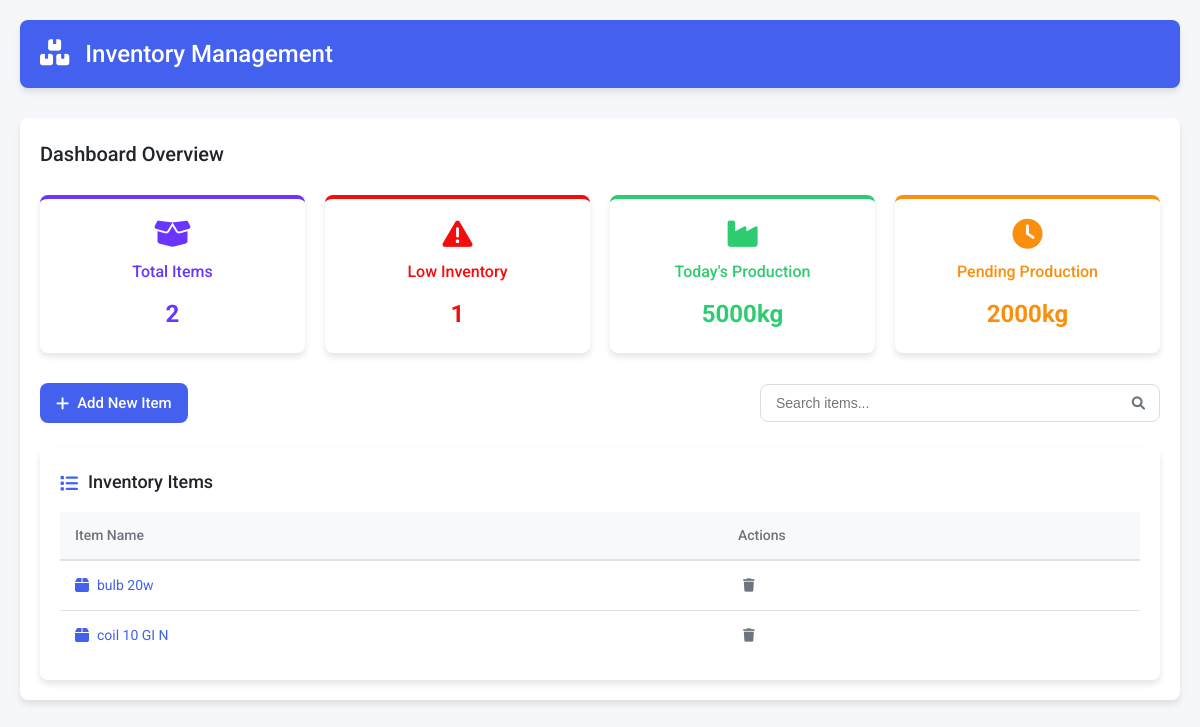
Before: / with the older database file.
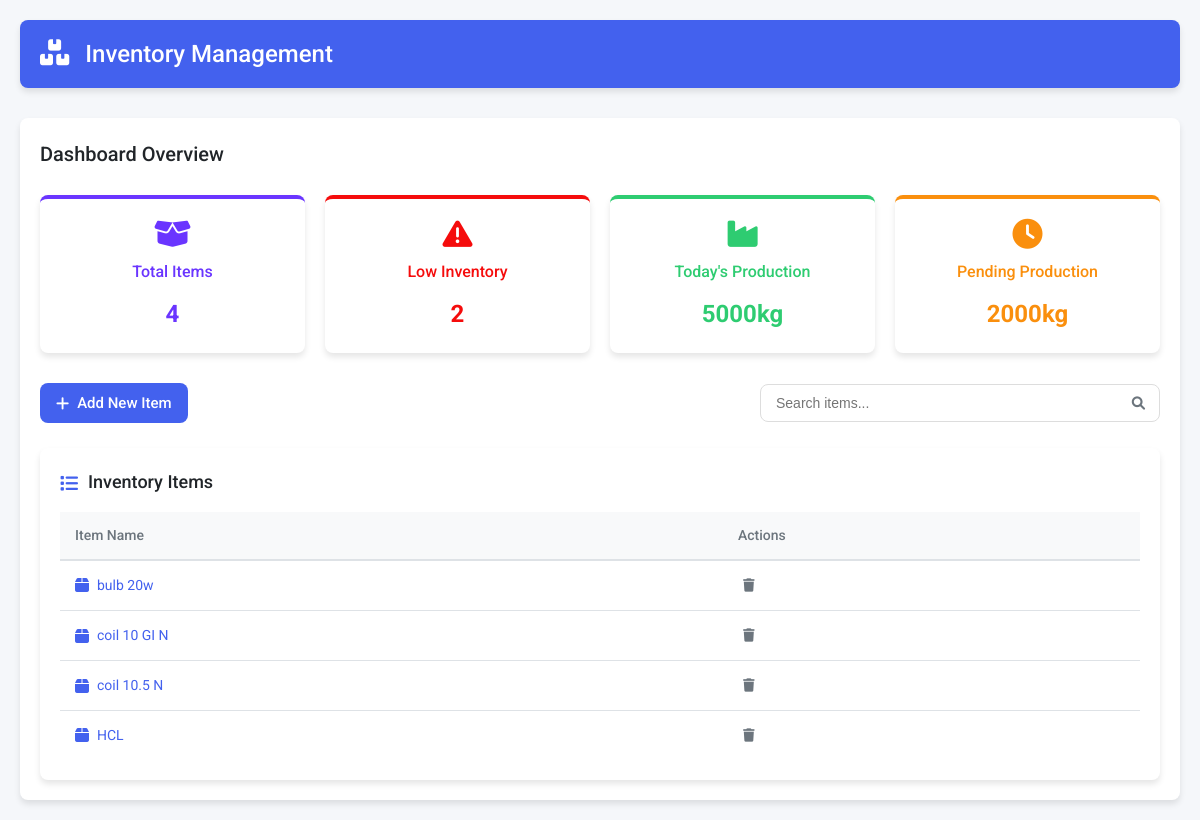
After: the same page with the newer database file.
### tables this page shows
CREATE TABLE items
                     (id INTEGER PRIMARY KEY AUTOINCREMENT,
                      name TEXT UNIQUE,
                      item_type TEXT,
                      item_unit TEXT,
                      minimum_inventory REAL,
                      current_inventory REAL check(current_inventory >= 0) default 0,
                      init_inventory_pm REAL,
                      updated_at TIMESTAMP DEFAULT CURRENT_TIMESTAMP,
                      has_rolls INTEGER BOOLEAN DEFAULT 0,
                      custom_fields TEXT);

### app.py (the view)
@app.route('/')
def index():
    conn = get_db_connection()
    c = conn.cursor()
    search_term = request.args.get('search', '').lower()
    query = 'SELECT id, name, minimum_inventory, current_inventory FROM items'
    if search_term:
        query += ' WHERE LOWER(name) LIKE ?'
        c.execute(query, (f'%{search_term}%',))
    else:
        c.execute(query)
    items = c.fetchall()
    c.execute('SELECT COUNT(*) FROM items WHERE minimum_inventory >= current_inventory')
    no_of_low_inv_item = c.fetchone()
    c.execute('SELECT COUNT(id) FROM ITEMS ')
    no_of_items = c.fetchone()
    conn.close()
    return render_template('index.html', items=items , no_of_low_inv_item = no_of_low_inv_item, search_term=search_term , no_of_items = no_of_items)

### app.py (called while the page is built)
@app.context_processor
def inject_datetime():
    return {'datetime': datetime}

def get_db_connection():
    conn = sqlite3.connect(DATABASE)
    conn.execute("PRAGMA foreign_keys = ON")
    return conn

### templates/index.html (shortened to what this page needs)
{% extends "base.html" %}
{% block content %}
    <div class="dashboard-container">
        <div class="dashboard-header">
            <h2>Dashboard Overview</h2>
        </div>
        <div class="stats-grid">
            <div class="stat-card purple">
                <i class="fas fa-box-open"></i>
                <h3>Total Items</h3>
                <p>{{no_of_items[0]}}</p>
            </div>
            <div class="stat-card red">
                <i class="fas fa-exclamation-triangle"></i>
                <h3>Low Inventory</h3>
                <p><a href="{{ url_for('low_inventory_list') }}">{{no_of_low_inv_item[0]}}</a></p>
            </div>
            <div class="stat-card green">
                <i class="fas fa-industry"></i>
                <h3>Today's Production</h3>
                <p>5000kg</p>
            </div>
            <div class="stat-card orange">
                <i class="fas fa-clock"></i>
                <h3>Pending Production</h3>
                <p>2000kg</p>
            </div>
        </div>
        <div class="action-bar">
            <a href="{{ url_for('add_item') }}" class="btn btn-primary">
                <i class="fas fa-plus"></i> Add New Item
            </a>
            <form method="GET" action="{{ url_for('index') }}" class="search-form">
                <div class="search-box">
                    <input type="text" name="search" id="searchInput"
                           placeholder="Search items..."
                           value="{{ search_term }}">
                    <button type="submit" class="search-btn">
                        <i class="fas fa-search"></i>
                    </button>
                </div>
            </form>
        </div>
        <div class="inventory-table-container">
            <h2><i class="fas fa-list"></i> Inventory Items</h2>
            {% if items %}
            <table class="inventory-table">
                <thead>
                    <tr>
                        <th>Item Name</th>
                        <th>Actions</th>
                    </tr>
                </thead>
                <tbody>
                    {% for item in items %}
                    <tr>
                        <td>
                            <a href="{{ url_for('item_form', item_id=item[0]) }}" class="item-link">
                                <i class="fas fa-box"></i> {{ item[1] }}
                            </a>
                        </td>
                        <td class="actions">
                            <form method="POST" action="{{ url_for('delete_item', item_id=item[0]) }}"
                                  onsubmit="return confirm('Are you sure you want to delete this item?');">
                                <button type="submit" class="btn-icon danger" title="Delete">
                                    <i class="fas fa-trash"></i>
                                </button>
                            </form>
                        </td>
                    </tr>
                    {% endfor %}
                </tbody>
            </table>
            {% else %}
            <div class="empty-state">
                <i class="fas fa-box-open"></i>
                <h3>No inventory items</h3>
                <p>Add your first item to get started</p>
            </div>
            {% endif %}
        </div>
    </div>
{% endblock %}

### templates/base.html (shortened to what this page needs)
<!DOCTYPE html>
<html lang="en">
<head>
    <link rel="stylesheet" href="{{ url_for('static', filename='styles.css') }}">
    <link rel="stylesheet" href="https://cdnjs.cloudflare.com/ajax/libs/font-awesome/6.0.0/css/all.min.css">
</head>
<body>
    <div class="container">
        <header class="app-header">
            <h1><i class="fas fa-boxes"></i> Inventory Management</h1>
        </header>
        {% block content %}{% endblock %}
    </div>
</body>
</html>

### static/styles.css (style rules this page uses)
:root { --primary-color: #4361ee; --secondary-color: #3f37c9; --success-color: #4cc9f0; --danger-color: #f50c0c; --warning-color: #fa8f0d; --info-color: #4895ef; --light-color: #f8f9fa; --dark-color: #212529; --gray-color: #6c757d; --white: #ffffff; --border-radius: 8px; --box-shadow: 0 4px 6px rgba(0, 0, 0, 0.1); --transition: all 0.3s ease; }
* { margin: 0; padding: 0; box-sizing: border-box; }
body { font-family: 'Roboto', sans-serif; line-height: 1.6; color: var(--dark-color); background-color: #f5f7fa; }
.container { max-width: 1200px; margin: 0 auto; padding: 20px; }
.app-header { background-color: var(--primary-color); color: var(--white); padding: 15px 20px; border-radius: var(--border-radius); margin-bottom: 30px; display: flex; align-items: center; box-shadow: var(--box-shadow); }
.app-header h1 { font-size: 24px; font-weight: 500; }
.app-header i { margin-right: 10px; font-size: 26px; }
.btn { display: inline-flex; align-items: center; justify-content: center; padding: 8px 16px; border-radius: var(--border-radius); font-size: 15px; font-weight: 500; cursor: pointer; transition: var(--transition); text-decoration: none; border: none; }
.btn i { margin-right: 8px; }
.btn-primary { background-color: var(--primary-color); color: var(--white); }
.btn-icon { background: none; border: none; color: var(--gray-color); padding: 5px; cursor: pointer; transition: var(--transition); }
.dashboard-container { background-color: var(--white); border-radius: var(--border-radius); padding: 20px; box-shadow: var(--box-shadow); }
.dashboard-header { margin-bottom: 25px; }
.dashboard-header h2 { font-size: 20px; color: var(--dark-color); font-weight: 500; }
.stats-grid { display: grid; grid-template-columns: repeat(auto-fit, minmax(200px, 1fr)); gap: 20px; margin-bottom: 30px; }
.stat-card { background-color: var(--white); border-radius: var(--border-radius); padding: 20px; text-align: center; box-shadow: var(--box-shadow); transition: var(--transition); border-top: 4px solid; }
.stat-card i { font-size: 30px; margin-bottom: 10px; }
.stat-card h3 { font-size: 16px; margin-bottom: 10px; font-weight: 500; }
.stat-card p { font-size: 24px; font-weight: 700; }
.stat-card a { color: inherit; text-decoration: none; }
.stat-card.purple { border-color: #6a35ff; color: #6a35ff; }
.stat-card.red { border-color: var(--danger-color); color: var(--danger-color); }
.stat-card.green { border-color: #2ecc71; color: #2ecc71; }
.stat-card.orange { border-color: var(--warning-color); color: var(--warning-color); }
.action-bar { display: flex; justify-content: space-between; align-items: center; margin-bottom: 25px; flex-wrap: wrap; gap: 15px; }
.search-form { flex: 1; min-width: 250px; max-width: 400px; }
.search-box { position: relative; display: flex; align-items: center; }
.search-box input { width: 100%; padding: 10px 15px; border: 1px solid #ddd; border-radius: var(--border-radius); font-size: 14px; transition: var(--transition); }
.search-btn { position: absolute; right: 0; background: none; border: none; color: var(--gray-color); padding: 10px 15px; cursor: pointer; }
.inventory-table-container { background-color: var(--white); border-radius: var(--border-radius); padding: 20px; box-shadow: var(--box-shadow); margin-top: 20px; }
.inventory-table-container h2 { font-size: 18px; margin-bottom: 15px; font-weight: 500; display: flex; align-items: center; }
.inventory-table-container h2 i { margin-right: 10px; color: var(--primary-color); }
.inventory-table { width: 100%; border-collapse: collapse; font-size: 14px; }
.inventory-table th { background-color: #f8f9fa; padding: 12px 15px; text-align: left; font-weight: 500; color: var(--gray-color); border-bottom: 2px solid #dee2e6; }
.inventory-table td { padding: 12px 15px; border-bottom: 1px solid #dee2e6; vertical-align: middle; }
.inventory-table tr:last-child td { border-bottom: none; }
.item-link { color: var(--primary-color); text-decoration: none; display: flex; align-items: center; transition: var(--transition); }
.item-link i { margin-right: 8px; font-size: 16px; }
.actions { display: flex; gap: 10px; }

Changed rows visible on the page:
added items: name "coil 10.5 N"
added items: name "HCL"
Other visible differences:
{{ no_of_items[0] }}: "2" → "4"
{{ no_of_low_inv_item[0] }}: "1" → "2"
